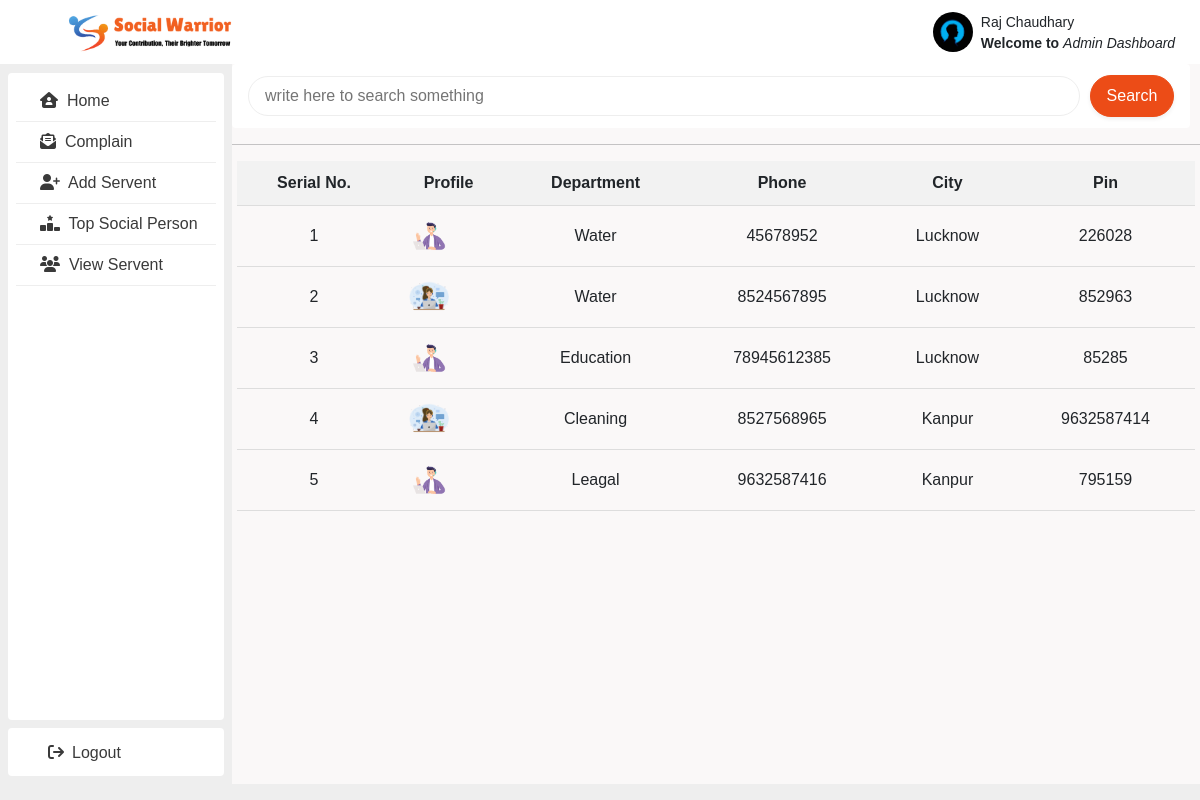
The page /supervisor-view-servent/ (signed in) on the database its author committed.
### publicapp/models.py (models this page shows)
class Profile(models.Model):
    user=models.ForeignKey(User,on_delete=models.CASCADE,blank=True,null=True)
    contact_no=models.IntegerField()
    full_name=models.CharField(max_length=50)
    dob = models.CharField(max_length=100,blank=True)
    city=models.CharField(max_length=200)
    state=models.CharField(max_length=200)
    pin_code=models.CharField(max_length=100)
    followers=models.ManyToManyField(User,related_name='followers',blank=True)
    followings =models.ManyToManyField(User,related_name='followings',blank=True)
    profile_picture = models.ImageField(upload_to='profilepics',blank=True)

### supervisorapp/views.py (the view)
# urls.py: path('supervisor-view-servent/',views.view_servent,name='viewservent'),
def view_servent(request):
    current_user = request.session['email']
    current_user_details = Profile.objects.get(user=current_user)
    servent = Profile.objects.filter(user__user_type='servent')
    return render(request,'supervisor/pages/viewservent.html',locals())

### supervisorapp/templates/supervisor/pages/viewservent.html (shortened to what this page needs)
{% extends 'supervisorparent.html' %}
{% load static %}
{%block content%}
<div class=" feed-search">
     <form >
        <div class="search" style="margin-right: 10px;">
           <input type="text" placeholder="write here to search something">
        </div>
        <a href="#">
          <button class=" btn btn-primary" type="submit">Search</button>
      </a>
     </form>
  </div>
  <hr>
  <table>
      <thead>
        <tr>
          <th>Serial No.</th>
          <th>Profile</th>
          <th>Department</th>
          <th>Phone</th>
          <th>City</th>
          <th>Pin</th>
        </tr>
      </thead>
      <tbody>
        {% for s in servent %}
        <tr>
          <td>{{forloop.counter}}</td>
          <td>
            <div class="user-profile">
              {% if s.profile_picture %}
                   <a href=""><img class="profile-img" src="{{ s.profile_picture.url }}" alt=""/> </a>
              {% else %}
                   <a href=""><img class="profile-img" src="{% static 'img/profile.png' %}" alt=""/> </a>
              {% endif %}
            </div>
          </td>
          <td>{{s.full_name}}</td>
          <td>{{s.contact_no}}</td>
          <td>{{s.city}}</td>
          <td>{{s.pin_code}}</td>
        </tr>
        {% endfor %}
      </tbody>
    </table>
</div>
{% endblock %}

### supervisorapp/templates/supervisorparent.html (shortened to what this page needs)
<!DOCTYPE html>
<html lang="en">
  <head>
    {% load static %}
    <link
      rel="stylesheet"
      href="https://cdnjs.cloudflare.com/ajax/libs/font-awesome/6.4.0/css/all.min.css"
    />
    <link href="https://cdn.jsdelivr.net/npm/bootstrap@5.3.3/dist/css/bootstrap.min.css" rel="stylesheet">
    <link rel="stylesheet" href="{% static 'css/supervisorstyle.css' %}" />
  </head>
  <body class="body">
    <header>
      <div class="left">
        <div class="logo">
          <img class="logo-img" src="{% static 'img/slogo.png' %}" alt="" />
        </div>
      </div>
      <div class="right">
        <div class="user-profile">
          <a href="">
            {% if current_user_details.profile_picture %}
              <a href=""><img class="profile-img" src="{{current_user_details.profile_picture.url}}" alt=""/> </a>
            {% else %}
              <a href=""><img class="profile-img" src="{% static 'img/profile.png' %}" alt=""/> </a>
            {% endif %}
          </a>
          <div class="profile-txt">
            <p style="margin-top: 17px; font-size: 14px;">{{current_user_details.full_name}}</p>
            <p style="margin-top: -16px; font-size: 14px;"><span style="font-weight: bold;">Welcome to </span> <cite title="Source Title">Admin Dashboard</cite></p>
          </div>
        </div>
      </div>
    </header>
    <main>
      <div class="publicleft">
        <div class="navleftmiddle">
          <div class="navleftmiddles navdiver mt-2">
            <a
              href="{%url 'supervisorapp:supervisordashboard' %}"
              class="text-decoration-none"
            >
              <span class="txt-2"><i class="fa-solid fa-house-user"></i>&nbsp;</span>
              <span class="txt-2">Home</span>
            </a>
          </div>
          <div class="navleftmiddles navdiver">
            <a href="{%url 'supervisorapp:complain'%}" class="text-decoration-none">
              <span class="txt-2"
                ><i class="fa-solid fa-envelope-open-text"></i>&nbsp;</span>
              <span class="txt-2">Complain</span>
            </a>
          </div>
          <div class="navleftmiddles navdiver">
            <a href="{%url 'supervisorapp:addservent'%}" class="text-decoration-none">
              <span class="txt-2"
                ><i class="fa-solid fa-user-plus"></i>&nbsp;</span>
              <span class="txt-2">Add Servent</span>
            </a>
          </div>
          <div class="navleftmiddles navdiver">
            <a href="{%url 'supervisorapp:rank'%}" class="text-decoration-none">
              <span class="txt-2">
              <i class="fa-solid fa-ranking-star"></i>&nbsp;</span>
              <span class="txt-2">Top Social Person</span>
            </a>
          </div>
          <div class="navleftmiddles navdiver">
            <a href="{%url 'supervisorapp:viewservent'%}" class="text-decoration-none">
              <span class="txt-2"
                ><i class="fa-solid fa-users"></i
              >&nbsp;</span>
              <span class="txt-2">View Servent</span>
            </a>
          </div>
        </div>
        <div class="navleftbottom navleftmiddles">
          <div style="margin-top: 13px;">
            <a href="#" class="txt-2" data-bs-toggle="modal" data-bs-target="#logoutModal">
              <i class="fa-solid fa-sign-out mx-2 "></i>Logout
            </a>
          </div>
        </div>
      </div>
      <div class="publicmiddle">{% block content %} {% endblock%}</div>
    </main>
  </body>
</html>

### static/css/supervisorstyle.css (style rules this page uses)
:root { --white: #ffffff; --darkgray: #3a3a3a; --gray: #eee; --lightgray: #faf8f8; --green: #ec4c17; --border-radius: 0.25rem; --border-radius2: 5rem; }
* { font-family: "Poppins", sans-serif; margin: 0; padding: 0; }
body { scroll-behavior: smooth; position: relative; height: 100vh; width: 100%; background-color: var(--gray); }
a { text-decoration: none; }
.txt-2 { color: var(--darkgray); font-size: 1rem; font-weight: 400; }
.btn { border: 0.01rem solid var(--green); background-color: white; color: var(--primary-color); padding: 0.5rem 1rem; font-size: 1rem; cursor: pointer; border-radius: 5rem; box-shadow: 0 2px 4px 0 var(--gray); }
.btn-primary { background-color: var(--green); color: white; }
header { width: 100%; position: absolute; background-color: var(--white); }
.logo { display: flex; align-items: center; }
.user-profile { display: flex; align-items: center; }
.logo-img { height: 3rem; object-fit: cover; }
.profile-txt { margin: 0rem 0rem 0rem 0.5rem; }
.profile-img { margin-left: 0.5rem; width: 2.5rem; height: 2.5rem; object-fit: cover; border-radius: 100rem; }
.search { width: 100%; height: 2.5rem; display: flex; align-items: center; border: 1px solid var(--gray); border-radius: var(--border-radius2); background: transparent; }
.search input[type="text"],input[type="number"],input[type="password"] { padding: 0rem 1rem 0rem 1rem; height: 2.5rem; flex: 1; border: none; outline: none; background: transparent; }
main { top: 4rem; position: absolute; display: flex; width: 100%; }
.publicleft { width: 20vw; display: flex; flex-direction: column; align-items: center; }
.navleftmiddle { display: flex; flex-direction: column; flex: 1; margin-top: 9px; width: 18vw; border-radius: var(--border-radius); background-color: var(--white); }
.navleftmiddle div { margin: 0rem 0.5rem 0rem 0.5rem; padding: 0.5rem 0rem 0.5rem 1.5rem; }
.navdiver { border-bottom: 0.5px solid var(--gray); }
.navleftbottom { margin: 0.5rem; width: 18vw; height: 3rem; border-radius: var(--border-radius); background-color: var(--white); }
.navleftbottom div { margin: 1rem 0rem 0rem 2rem; }
.publicmiddle { height: 90vh; width: -webkit-fill-available; overflow: auto; scrollbar-width: none; background-color: var(--lightgray); }
.feed-search { border-radius: var(--border-radius); background-color: var(--white); display: flex; align-items: center; width: 99%; height: 4rem; }
.feed-search form { width: 100%; display: flex; align-items: center; padding: 0rem 1rem 0rem 1rem; }
@media (min-width: 786px) { header { display: flex; align-items: center; height: 4rem; } }
@media (min-width: 786px) { header .left, header .right { width: 50%; display: flex; justify-content: space-evenly; } }
header .left { justify-content: space-around; display: flex; }
table { margin: auto; width: 99%; border-collapse: collapse; }
th, td { padding: 10px; text-align: center; border-bottom: 1px solid #ddd; }
th { background-color: #f2f2f2; }

### rows shown on the page
Profile: profile_picture (picture), full_name "Raj Chaudhary"
Profile: profile_picture (picture), full_name "Water", contact_no "45678952", city "Lucknow", pin_code "226028"
Profile: profile_picture (picture), full_name "Water", contact_no "8524567895", city "Lucknow", pin_code "852963"
Profile: profile_picture (picture), full_name "Education", contact_no "78945612385", city "Lucknow", pin_code "85285"
Profile: profile_picture (picture), full_name "Cleaning", contact_no "8527568965", city "Kanpur", pin_code "9632587414"
Profile: profile_picture (picture), full_name "Leagal", contact_no "9632587416", city "Kanpur", pin_code "795159"
